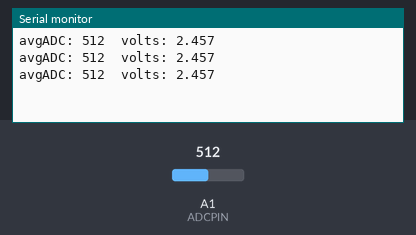
A sketch run on a simulated Arduino Uno, built with avr-gcc and run on an emulated ATmega328P. Shown: the last lines printed to the serial monitor. Inputs (shaded band) come from the test bench; at power-on: A1 (ADCPIN) = 512.

Above: at 2.2 s.
2.3 s: A1 (ADCPIN) set to 716
At 2.9 s:
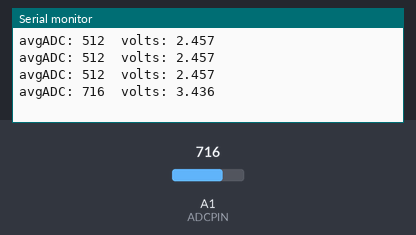
3.8 s: A1 (ADCPIN) set to 900
At 4.4 s:
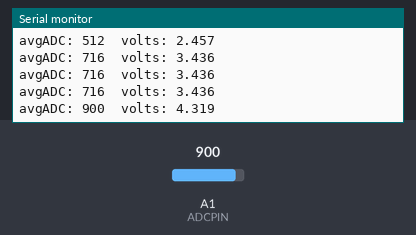
Timing chart, 0 to 6.8 s (numbered marks = the images above; inputs shaded):
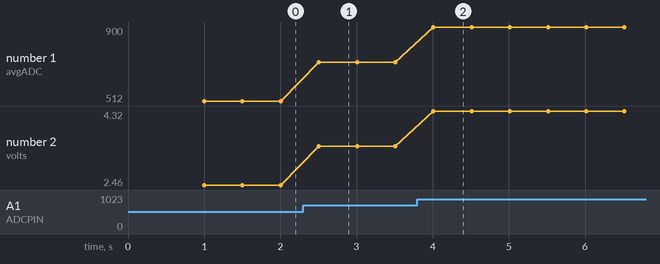

Measured:
- after the input at 2.3 s, the serial monitor: prints a new line after 0.21 s (image 1)
- after the input at 3.8 s, the serial monitor: prints a new line after 0.21 s (image 2)
- plotted number 1: 512 → 716 after the input at 2.3 s, 716 → 900 after the input at 3.8 s
- plotted number 2: 2.46 → 3.44 after the input at 2.3 s, 3.44 → 4.32 after the input at 3.8 s

The sketch:

Arduino_ADC_Test.ino
```cpp
#define ADCPIN A1
const float REFVOLTAGE = 4.914;
const float R1 = 8210;
const float R2 = 1197;
void setup() {
  // put your setup code here, to run once:
  Serial.begin(115200);
  delay(1000);
}

void loop() {
  // put your main code here, to run repeatedly:
  int avgADC;
  int sum = 0;
  for(uint8_t i=0; i<5; i++) {
    sum += analogRead(ADCPIN);
  }
  avgADC = sum / 5;
  float volts = (REFVOLTAGE * avgADC) / 1024.0;

  Serial.print("avgADC: "); Serial.print(avgADC);
  Serial.print("  volts: "); Serial.println(volts, 3);
  delay(500);

}
```
